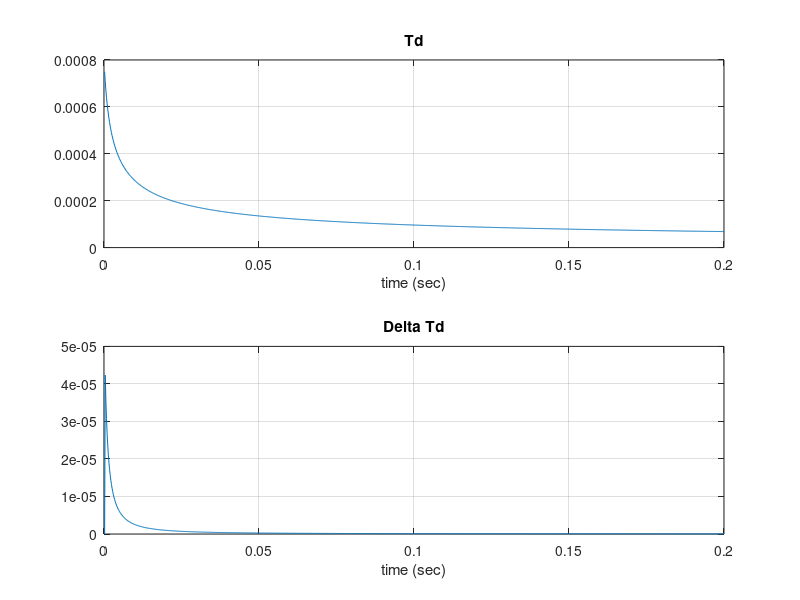
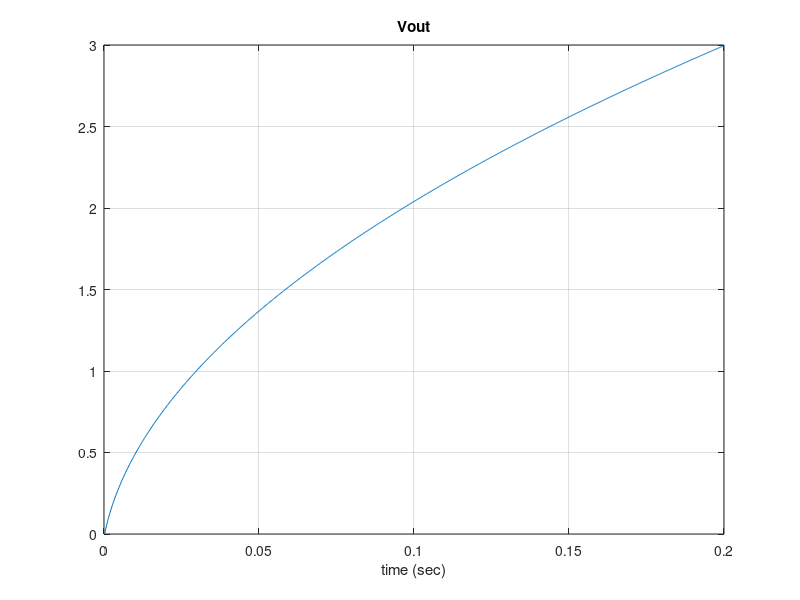
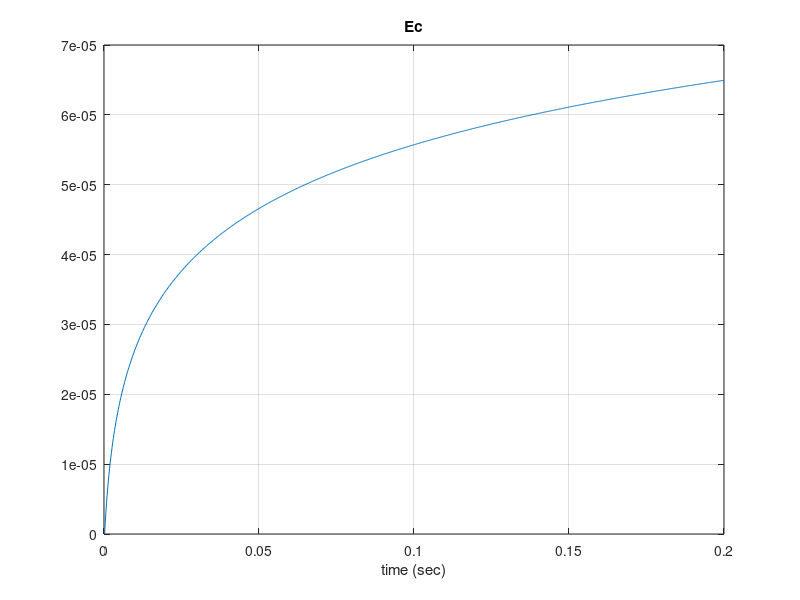

These figures' MATLAB source, in order:
L = 470e-6; % 470 uH
C=10e-3;  %10 mF
Vd=300e-3;  % 300 mV
Vi = 9;
Vo = 0; % Vo initial =0
Ton = 25e-6;  %25 us
Tck = 200e-6;  %200 us
N=1000;  %t = N*T = 1000*200us = 200 ms
t = Tck*(1:N); %Horizontal axis scale
Eo=0;

Ip = Vi*Ton/L;
Td = (L*Ip)/Vd;
V=Vo;
E=Eo;
DeltaT = 0;

for i = 1:N-1  % t = n*Tck = 1000*200us = 200 ms
v=V(i);
e=E(i);
e=(L^2*Ip^4)/(8*C*(v+Vd)^2)+e;
E=[E e];
v=(L*Ip^2)/(2*C*(v+Vd))+v;
V=[V v];
Td = [Td (L*Ip)/(Vd+v)];
DeltaT = [DeltaT Td(i)-Td(i+1)];
end

figure
subplot(2, 1, 1);
plot(t,Td)
title('Td');
xlabel('time (sec)')
grid on
subplot(2, 1, 2);
plot(t,DeltaT);
title('Delta Td');
xlabel('time (sec)')
grid on
figure
plot(t,V)
xlabel('time (sec)')
title('Vout')
grid on
figure
plot(t,E)
title('Ec')
xlabel('time (sec)')
grid on